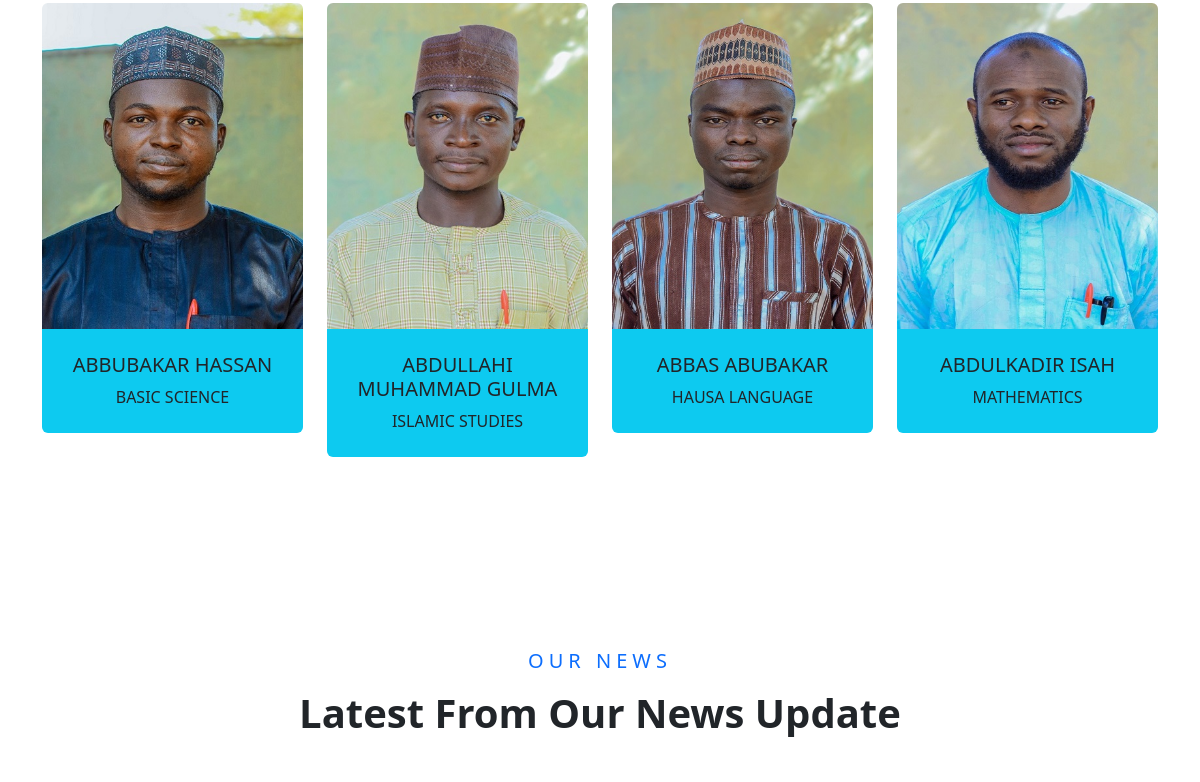
The app's page / (middle part), older data.
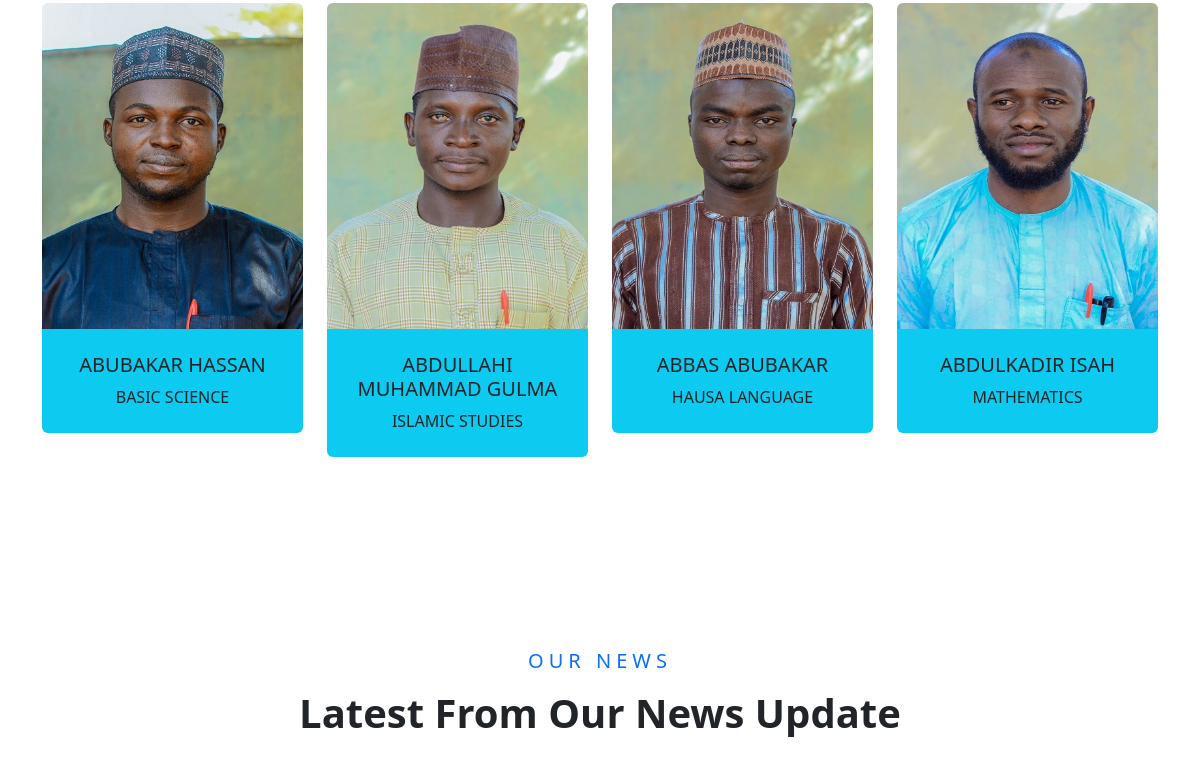
The same page, newer data.
### base/models.py (models this page shows, shortened)
class Teacher(models.Model):
    name = models.CharField(max_length=200)
    department = models.CharField(max_length=200)
    Qualification = models.CharField(max_length=200, null=True, blank=True)
    position = models.CharField(max_length=200, null=True, blank=True)
    pict = models.ImageField(null=True, blank=True, default="avatar.jpeg")
    Created = models.DateTimeField(auto_now_add=True)

### base/views.py (the view)
# urls.py: path('', views.index, name="Home"),
def index(request):
    news = News.objects.all().order_by('-Created')[0:3]
    teachers = Teacher.objects.all()[0:4]
    context = {'news': news, 'teachers':teachers}
    return render(request, 'base/index.html', context)

### base/templates/base/index.html (shortened to what this page needs)
{% extends 'main.html' %}
{% load static %}
{% block content %}
    <div class="container-fluid py-5">
        <div class="container pt-5 pb-3">
            <div class="row">
                {% for i in teachers %}
                <div class="col-md-6 col-lg-3 text-center team mb-4">
                    <div class="team-item rounded overflow-hidden mb-2">
                        <div class="team-img position-relative">
                            <img class="img-fluid" src="{{i.pict.url}}" alt="">
                        </div>
                        <div class="bg-info p-4">
                            <h5>{{i.name}}</h5>
                            <p class="m-0">{{i.department}}</p>
                        </div>
                    </div>
                </div>
                {% endfor %}
            </div>
        </div>
    </div>
    <div class="container-fluid py-5">
        <div class="container pt-5 pb-3">
            <div class="text-center mb-5">
                <h5 class="text-primary text-uppercase mb-3" style="letter-spacing: 5px;">Our News</h5>
                <h1>Latest From Our News Update</h1>
            </div>
        </div>
    </div>
{% endblock content %}

Row changes from the older to the newer data that the page shows:
changed Teacher "BASIC SCIENCE": name "ABBUBAKAR HASSAN" → "ABUBAKAR HASSAN"
